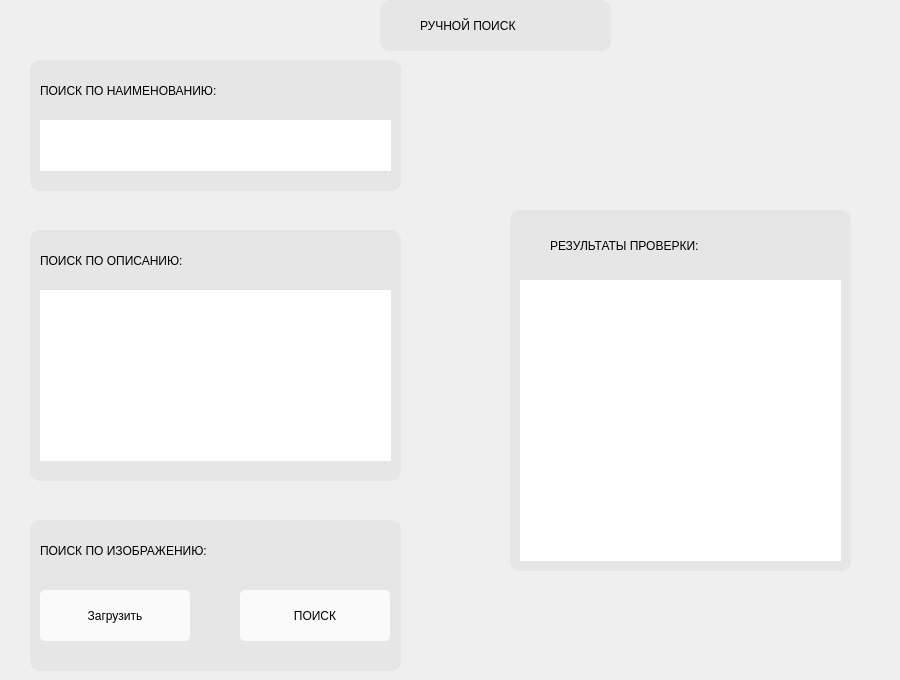
<?xml version="1.0" encoding="UTF-8"?>
<ui version="4.0">
 <class>Form</class>
 <widget class="QWidget" name="Form">
  <property name="geometry">
   <rect>
    <x>0</x>
    <y>0</y>
    <width>900</width>
    <height>680</height>
   </rect>
  </property>
  <property name="sizePolicy">
   <sizepolicy hsizetype="Fixed" vsizetype="Fixed">
    <horstretch>0</horstretch>
    <verstretch>0</verstretch>
   </sizepolicy>
  </property>
  <property name="windowTitle">
   <string>Form</string>
  </property>
  <property name="styleSheet">
   <string notr="true">QFrame {
    border-radius: 10px;
}

QPushButton{
	background-color: rgba(255, 255, 255, 200);
    border-radius: 5px;
}

QPushButton:hover:!checked {
    background-color: rgb(119, 118, 123);
}

QPushButton:checked:hover {
   background-color: rgb(119, 118, 123);
}

QPushButton:pressed:!checked {
	background-color: rgb(154, 153, 150);
}

QPushButton:checked:pressed {
	background-color: rgb(154, 153, 150);
}

QPushButton:checked {
	background-color: rgb(154, 153, 150);
}

QPushButton:!checked {
	background-color: rgba(255, 255, 255, 200);
}</string>
  </property>
  <widget class="QFrame" name="frame">
   <property name="geometry">
    <rect>
     <x>380</x>
     <y>0</y>
     <width>231</width>
     <height>51</height>
    </rect>
   </property>
   <property name="styleSheet">
    <string notr="true">background-color: rgba(218, 218, 218, 100);</string>
   </property>
   <property name="frameShape">
    <enum>QFrame::StyledPanel</enum>
   </property>
   <property name="frameShadow">
    <enum>QFrame::Raised</enum>
   </property>
  </widget>
  <widget class="QPlainTextEdit" name="plainTextEdit">
   <property name="geometry">
    <rect>
     <x>40</x>
     <y>120</y>
     <width>351</width>
     <height>51</height>
    </rect>
   </property>
   <property name="styleSheet">
    <string notr="true">font: 11pt &quot;Ubuntu&quot;;</string>
   </property>
  </widget>
  <widget class="QLabel" name="label_6">
   <property name="geometry">
    <rect>
     <x>40</x>
     <y>65</y>
     <width>301</width>
     <height>51</height>
    </rect>
   </property>
   <property name="styleSheet">
    <string notr="true">font: 14pt &quot;MS Shell Dlg 2&quot;;</string>
   </property>
   <property name="text">
    <string>ПОИСК ПО НАИМЕНОВАНИЮ:</string>
   </property>
  </widget>
  <widget class="QLabel" name="label_7">
   <property name="geometry">
    <rect>
     <x>40</x>
     <y>235</y>
     <width>241</width>
     <height>51</height>
    </rect>
   </property>
   <property name="styleSheet">
    <string notr="true">font: 14pt &quot;MS Shell Dlg 2&quot;;</string>
   </property>
   <property name="text">
    <string>ПОИСК ПО ОПИСАНИЮ:</string>
   </property>
  </widget>
  <widget class="QPlainTextEdit" name="plainTextEdit_2">
   <property name="geometry">
    <rect>
     <x>40</x>
     <y>290</y>
     <width>351</width>
     <height>171</height>
    </rect>
   </property>
  </widget>
  <widget class="QLabel" name="label_8">
   <property name="geometry">
    <rect>
     <x>40</x>
     <y>525</y>
     <width>281</width>
     <height>51</height>
    </rect>
   </property>
   <property name="styleSheet">
    <string notr="true">font: 14pt &quot;MS Shell Dlg 2&quot;;</string>
   </property>
   <property name="text">
    <string>ПОИСК ПО ИЗОБРАЖЕНИЮ:</string>
   </property>
  </widget>
  <widget class="QPushButton" name="pushButton_2">
   <property name="enabled">
    <bool>true</bool>
   </property>
   <property name="geometry">
    <rect>
     <x>40</x>
     <y>590</y>
     <width>150</width>
     <height>51</height>
    </rect>
   </property>
   <property name="text">
    <string>Загрузить</string>
   </property>
  </widget>
  <widget class="QFrame" name="frame_2">
   <property name="geometry">
    <rect>
     <x>30</x>
     <y>60</y>
     <width>371</width>
     <height>131</height>
    </rect>
   </property>
   <property name="styleSheet">
    <string notr="true">background-color: rgba(218, 218, 218, 100);</string>
   </property>
   <property name="frameShape">
    <enum>QFrame::StyledPanel</enum>
   </property>
   <property name="frameShadow">
    <enum>QFrame::Raised</enum>
   </property>
  </widget>
  <widget class="QFrame" name="frame_3">
   <property name="geometry">
    <rect>
     <x>30</x>
     <y>230</y>
     <width>371</width>
     <height>251</height>
    </rect>
   </property>
   <property name="styleSheet">
    <string notr="true">background-color: rgba(218, 218, 218, 100);</string>
   </property>
   <property name="frameShape">
    <enum>QFrame::StyledPanel</enum>
   </property>
   <property name="frameShadow">
    <enum>QFrame::Raised</enum>
   </property>
  </widget>
  <widget class="QFrame" name="frame_4">
   <property name="geometry">
    <rect>
     <x>30</x>
     <y>520</y>
     <width>371</width>
     <height>151</height>
    </rect>
   </property>
   <property name="styleSheet">
    <string notr="true">background-color: rgba(218, 218, 218, 100);</string>
   </property>
   <property name="frameShape">
    <enum>QFrame::StyledPanel</enum>
   </property>
   <property name="frameShadow">
    <enum>QFrame::Raised</enum>
   </property>
  </widget>
  <widget class="QPushButton" name="pushButton">
   <property name="geometry">
    <rect>
     <x>240</x>
     <y>590</y>
     <width>150</width>
     <height>51</height>
    </rect>
   </property>
   <property name="text">
    <string>ПОИСК</string>
   </property>
  </widget>
  <widget class="QPlainTextEdit" name="plainTextEdit_3">
   <property name="geometry">
    <rect>
     <x>520</x>
     <y>280</y>
     <width>321</width>
     <height>281</height>
    </rect>
   </property>
   <property name="styleSheet">
    <string notr="true">font: 12pt &quot;Ubuntu&quot;;</string>
   </property>
  </widget>
  <widget class="QLabel" name="label_3">
   <property name="geometry">
    <rect>
     <x>550</x>
     <y>220</y>
     <width>261</width>
     <height>51</height>
    </rect>
   </property>
   <property name="styleSheet">
    <string notr="true">font: 14pt &quot;MS Shell Dlg 2&quot;;</string>
   </property>
   <property name="text">
    <string>РЕЗУЛЬТАТЫ ПРОВЕРКИ:</string>
   </property>
  </widget>
  <widget class="QFrame" name="frame_5">
   <property name="geometry">
    <rect>
     <x>510</x>
     <y>210</y>
     <width>341</width>
     <height>361</height>
    </rect>
   </property>
   <property name="styleSheet">
    <string notr="true">background-color: rgba(218, 218, 218, 100);</string>
   </property>
   <property name="frameShape">
    <enum>QFrame::StyledPanel</enum>
   </property>
   <property name="frameShadow">
    <enum>QFrame::Raised</enum>
   </property>
  </widget>
  <widget class="QLabel" name="label_5">
   <property name="geometry">
    <rect>
     <x>420</x>
     <y>0</y>
     <width>161</width>
     <height>51</height>
    </rect>
   </property>
   <property name="styleSheet">
    <string notr="true">font: 14pt &quot;MS Shell Dlg 2&quot;;</string>
   </property>
   <property name="text">
    <string>РУЧНОЙ ПОИСК</string>
   </property>
  </widget>
  <zorder>frame_5</zorder>
  <zorder>frame</zorder>
  <zorder>frame_2</zorder>
  <zorder>frame_3</zorder>
  <zorder>frame_4</zorder>
  <zorder>plainTextEdit</zorder>
  <zorder>label_6</zorder>
  <zorder>label_7</zorder>
  <zorder>plainTextEdit_2</zorder>
  <zorder>label_8</zorder>
  <zorder>pushButton_2</zorder>
  <zorder>pushButton</zorder>
  <zorder>plainTextEdit_3</zorder>
  <zorder>label_3</zorder>
  <zorder>label_5</zorder>
 </widget>
 <resources/>
 <connections/>
</ui>
